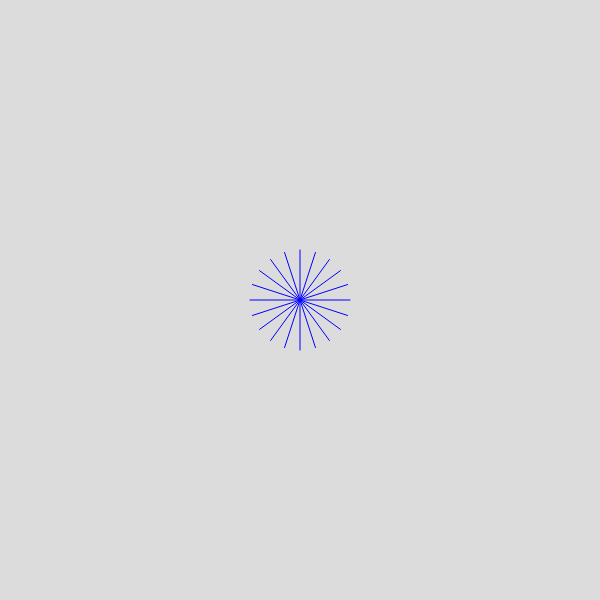
Frame 1 (no input)
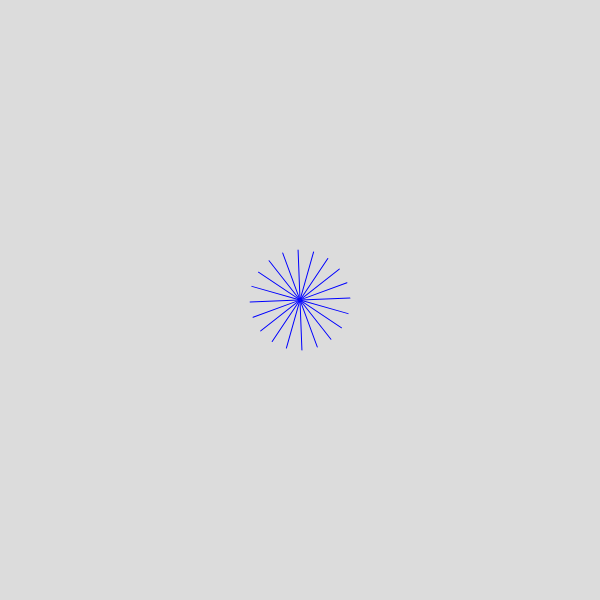
Frame 60 (no input)
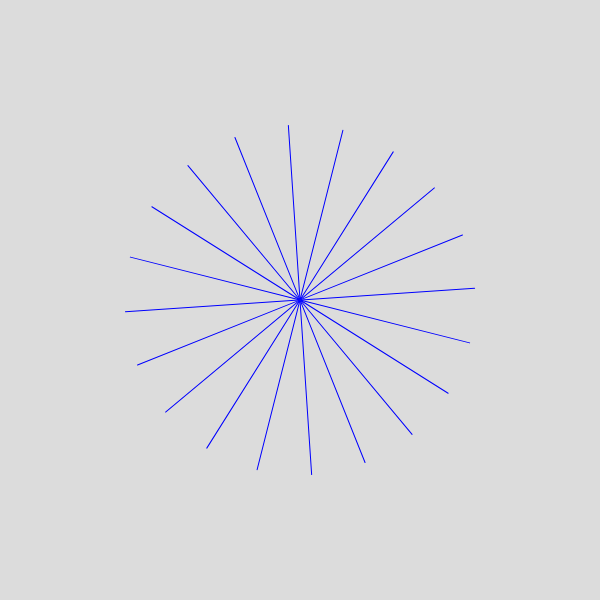
Frame 120 (the mouse pressed at the canvas centre since frame 60)

The p5.js sketch that drew these frames (run headless with seeded random() and noise() and a simulated clock; from frame 60 on, the mouse is pressed at the canvas centre):

// p5.js sketch
// ── sketch.js
var limit = 360;
var x1 = 0;
var x2 = 0;
var y1 = 0;
var y2 = 0;
var theta = 0.0;
var step = 100;

function setup() {
  createCanvas(600, 600);
}

function draw() {
  background(220);
    // line(0,width/2+120,width, width/2+100);
  push();
  translate(width/2, height/2);
  rotate(theta);
  noFill();

  // ellipse(0,0,200,200);
  // ellipse(0,0,220,220);
  for (var i = 0; i < limit; i += 18) {
    
    step = map(mouseX, 0, width, 50, 300);
    // step = mouseX;
    
    // inner points
    x1 = sin(radians(i));
    y1 = cos(radians(i));

    // outer points
    x2 = sin(radians(i)) * step;
    y2 = cos(radians(i)) * step;

    stroke(0,0,255);
    line(x1, y1, x2, y2);
  }
  pop();
  theta += 0.01
}
